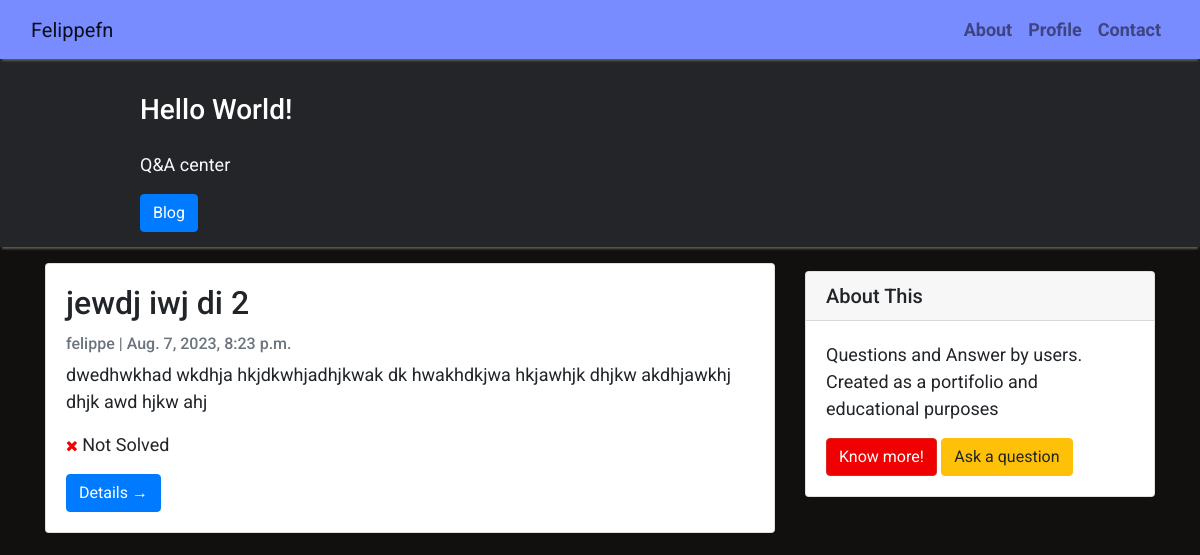
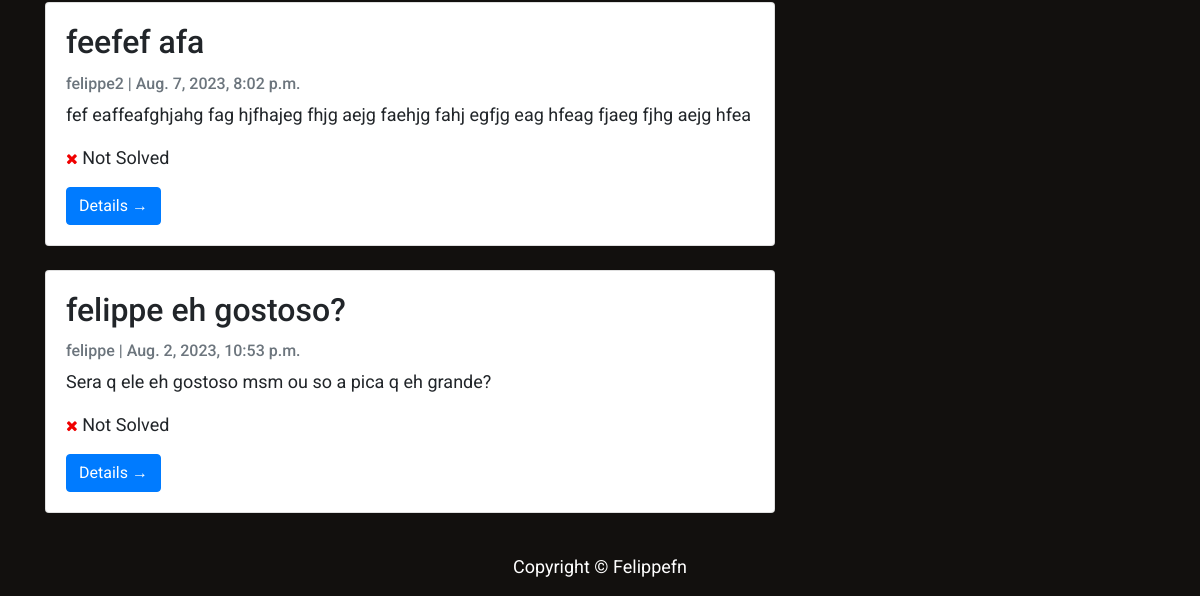
Before: /qna/questions/ with the older database file (2 pictures, top to bottom).
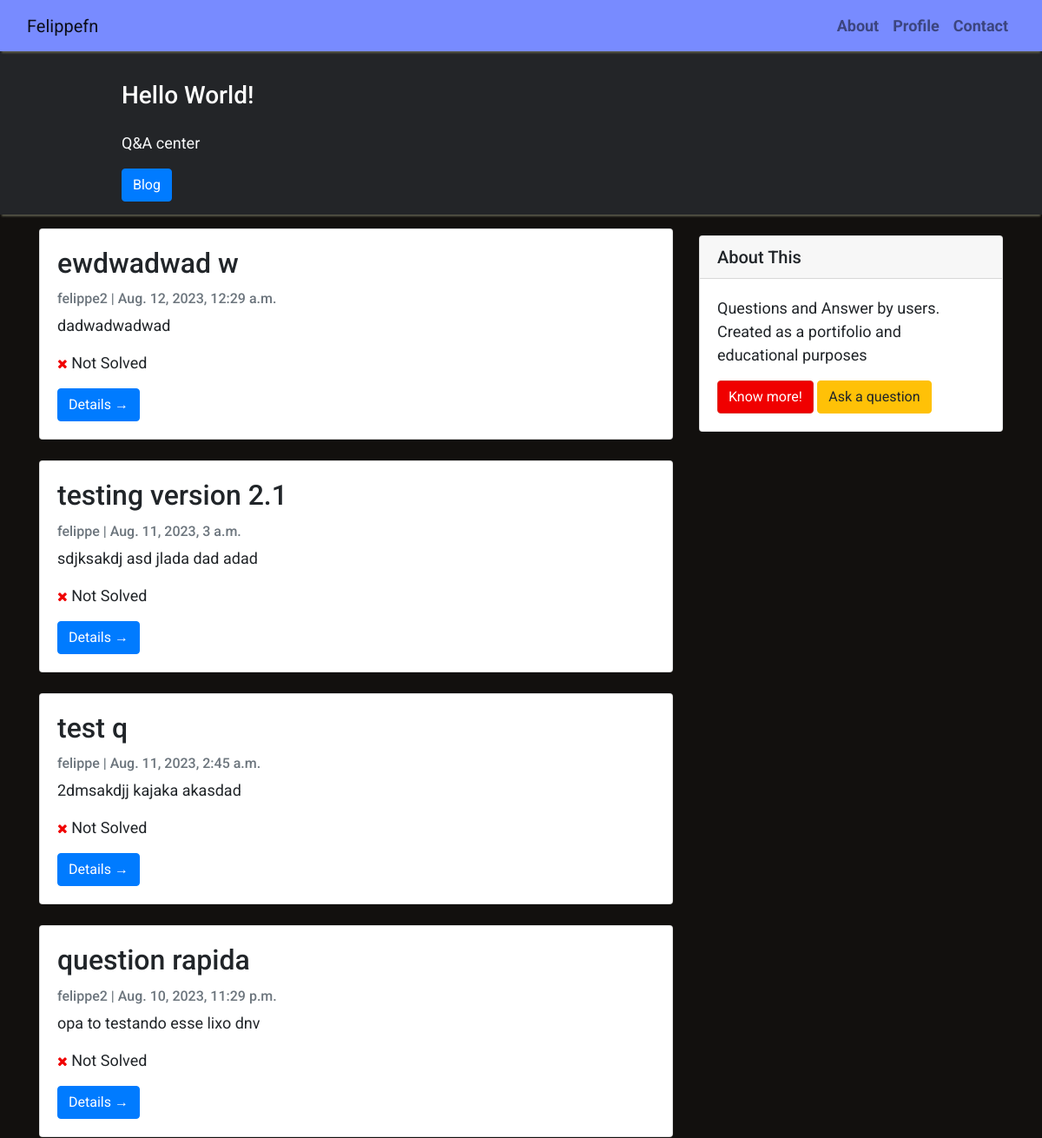
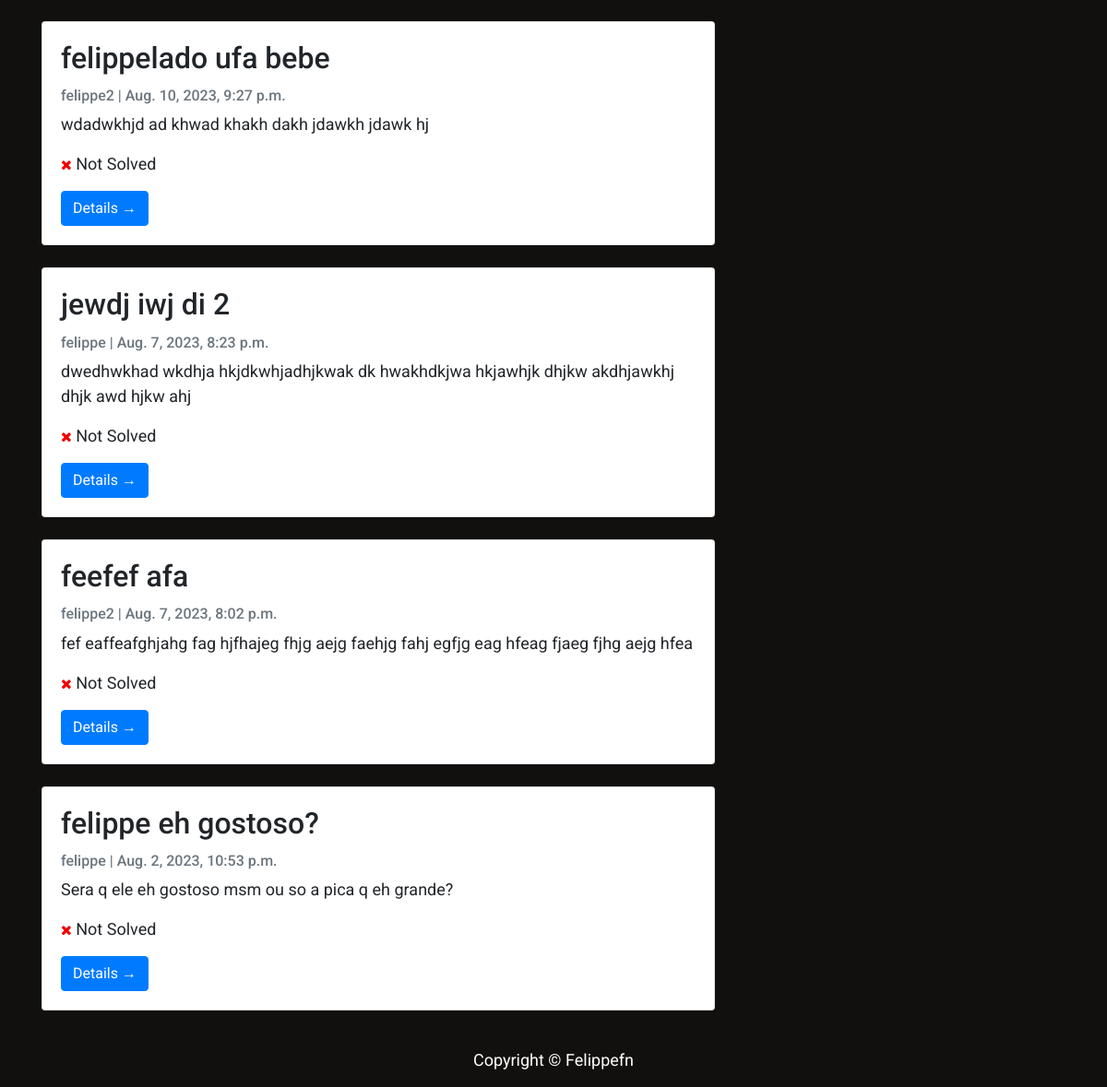
After: the same page with the newer database file (2 pictures, top to bottom).
### qna/models.py (models this page shows, shortened)
class Question(models.Model):
    title = models.CharField(max_length=200, blank=False)
    slug = models.SlugField(max_length=200, unique=True, blank=False)
    author = models.ForeignKey(User, on_delete= models.CASCADE, related_name='question_posts')
    updated_on = models.DateTimeField(auto_now= True)
    content = models.TextField()
    created_on = models.DateTimeField(auto_now_add=True)
    status = models.IntegerField(choices=STATUS, default=0)
    class Meta:
        ordering = ['-created_on']

### qna/views.py (the view)
# urls.py: path('questions/', views.QuestionList.as_view(), name='main'),
class QuestionList(generic.ListView):
    queryset = Question.objects.filter(status=0).order_by('-created_on')
    template_name = 'indexqa.html'

### templates/indexqa.html (shortened to what this page needs)
{% extends "base.html" %}
{% block content %}
<header class="masthead">
    <div class="container">
        <div class="row">
            <div class=" col-md-8 col-md-10 mx-auto">
                <div class="site-heading">
                    <h3 class=" site-heading my-4 mt-3 text-white"> Hello World!</h3>
                    <p class="text-light">Q&#38;A center &nbsp
                    </p>
                    <a href="{% url 'home' %}"><button type="button" class="btn btn-primary">Blog</button></a>
                </div>
            </div>
        </div>
    </div>
</header>
<div class="container">
    <div class="row">
        <div class="col-md-8 mt-3 left">
            {% for question in question_list %}
            <div class="card mb-4">
                <div class="card-body">
                    <h2 class="card-title">{{ question.title }}</h2>
                    <p class="card-text text-muted h6">{{ question.author }} | {{ question.created_on}} </p>
                    <p class="card-text">{{question.content|slice:":200" }}</p>
                    {% if question.status == 0 %}
                    <p class="card-text"><i class="fa fa-close" style="color: #f00000; opacity:1; font-size:15px"></i> Not Solved</p>
                    {% else %}
                    <p class="card-text"><i class="fa fa-check" style="color: #04aa6d; opacity:1;  font-size:15px"></i> Solved</p>
                    {% endif %}
                    <a href="{% url 'question_detail' question.slug  %}" class="btn btn-primary">Details &rarr;</a>
                </div>
            </div>
            {% endfor %}
        </div>
        <div class="col-md-4 float-right ">
            <div class="card my-4">
                    <h5 class="card-header">About This</h5>
                <div class="card-body">
                    <p class="card-text">Questions and Answer by users. Created as a portifolio and educational purposes</p>
                    <a href="http://felippefn.com"
                       class="btn btn-danger">Know more!</a>
                       <a href="{% url 'create_question' %}" class="btn btn-warning">Ask a question</a>
                </div>
            </div>
            </div>
    </div>
</div>
{%endblock%}

### templates/base.html (shortened to what this page needs)
<!DOCTYPE html>
<html>
  <head>
    <link
      rel="stylesheet"
      href="https://maxcdn.bootstrapcdn.com/bootstrap/4.0.0/css/bootstrap.min.css"
    />
    <link
      rel="stylesheet"
      href="https://cdnjs.cloudflare.com/ajax/libs/font-awesome/4.7.0/css/font-awesome.min.css"
    />
  </head>
  <body>
    <nav
      class="navbar navbar-expand-lg navbar-light shadow"
      id="mainNav" style="background-color: #788BFF;">
      <div class="container-fluid" style="background-color: #788BFF; color: #FFFFFF;">
        <a class="navbar-brand" href="{% url 'home' %}">Felippefn</a>
        <div class="collapse navbar-collapse" id="navbarResponsive">
          <ul class="navbar-nav ml-auto">
            <li class="nav-item text-black">
              <a
                class="nav-link text-black font-weight-bold"
                href="{% url 'about' %}"
                >About</a
              >
            </li>
            <li class="nav-item text-black">
              <a
                class="nav-link text-black font-weight-bold"
                href="{% url 'profile' %}"
                >Profile</a
              >
            </li>
            <li class="nav-item text-black">
              <a
                class="nav-link text-black font-weight-bold"
                href="{% url 'contact' %}"
                >Contact</a
              >
            </li>
          </ul>
        </div>
      </div>
    </nav>
    {% block content %}{% endblock content %}
    <footer class="py-3 bg-grey">
      <p  class="m-0 text-center" style="color: #FFFFFF;">Copyright &copy; Felippefn</p>
    </footer>
  </body>
</html>

### templates/base.html (style rules this page uses)
body { font-family: "Roboto", sans-serif; font-size: 17px; background-color: #12100E; }
.shadow { box-shadow: 0 4px 2px -2px #59594a; }
.btn-danger { color: #fff; background-color: #f00000; border-color: #dc281e; }
.masthead { background: #232528; color: #232020; height: auto; padding-bottom: 15px; box-shadow: 0 4px 2px -2px #59594a; padding-top: 10px; }

### templates/indexqa.html (style rules this page uses)
body { font-family: "Roboto", sans-serif; font-size: 18px; }

Changed rows visible on the page:
added Question: title "ewdwadwad w", author "felippe2", created_on "Aug. 12, 2023, 12:29 a.m.", content "dadwadwadwad", status 0 (drawn)
added Question: title "testing version 2.1", author "felippe", created_on "Aug. 11, 2023, 3 a.m.", content "sdjksakdj asd jlada dad adad", status 0 (drawn)
added Question: title "test q", author "felippe", created_on "Aug. 11, 2023, 2:45 a.m.", content "2dmsakdjj kajaka akasdad", status 0 (drawn)
added Question: title "question rapida", author "felippe2", created_on "Aug. 10, 2023, 11:29 p.m.", content "opa to testando esse lixo dnv", status 0 (drawn)
added Question: title "felippelado ufa bebe", author "felippe2", created_on "Aug. 10, 2023, 9:27 p.m.", content "wdadwkhjd ad khwad khakh dakh jdawkh jdawk hj", status 0 (drawn)
